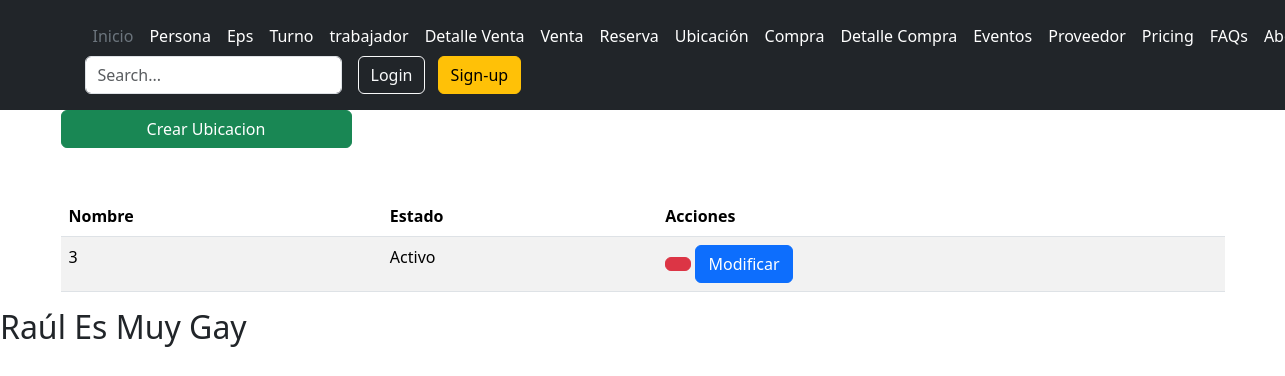
Before: /ventas/ubicacion/ with the older database file.
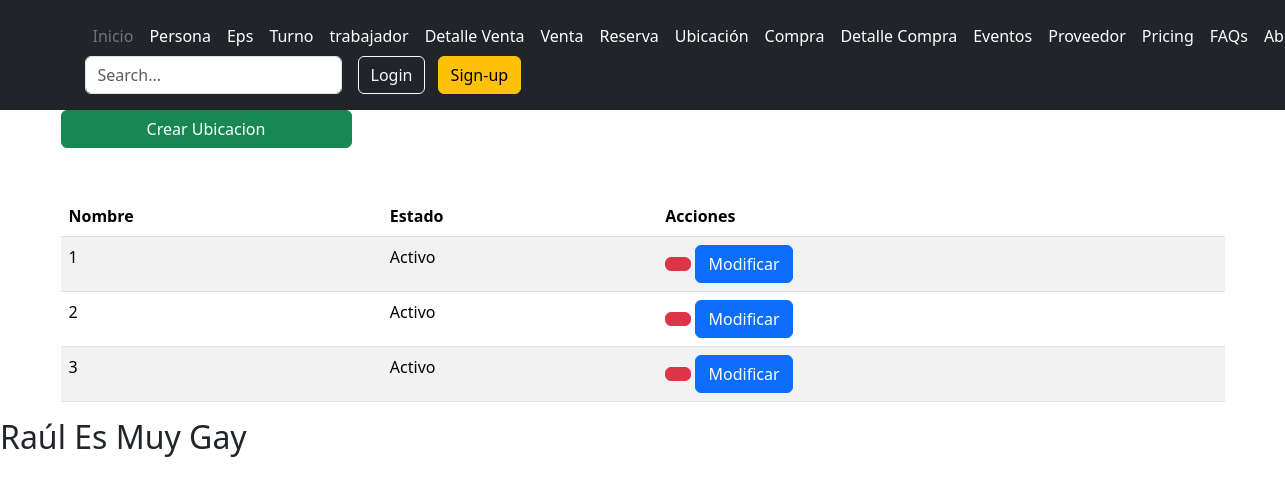
After: the same page with the newer database file.
### venta/models.py (models this page shows)
class Ubicacion(models.Model):
    nombre=models.CharField(max_length=45,verbose_name="Nombre")
    class Estado(models.TextChoices):
        ACTIVO='1',_("Activo")
        INACTIVO='0',_("Inactivo")
    estado=models.CharField(max_length=1,choices=Estado.choices,verbose_name="Estado")

### venta/views.py (the view)
# urls.py: path('ubicacion/',ubicacion_listar,name="ubicacion"),
def ubicacion_listar(request):
    titulo="Ubicacion"
    modulo="ventas"
    ubicacion=Ubicacion.objects.all()
    context={
        "titulo":titulo,
        "modulo":modulo,
        "ubicaciones":ubicacion
    }
    return render(request,"ventas/ubicacion/listar.html",context)

### base/templates/ventas/ubicacion/listar.html (shortened to what this page needs)
{% extends 'partials/body.html' %}
{% load bootstrap_icons %}
{% block contenido %}
<a href="{% url 'ubicacion-crear' %}" class="btn btn-success w-25"
  >Crear {{titulo}}</a
>
<table class="table table-striped table-hover">
  <thead>
    <tr>
      <th>Nombre</th>
      <th>Estado</th>
      <th>Acciones</th>
    </tr>
  </thead>
  <tbody>
    {% for ubicacion in ubicaciones %} {% if ubicacion.estado != "0" %}
    <tr>
      <td>{{ubicacion.nombre}}</td>
      <td>{{ubicacion.get_estado_display}}</td>
      <td>
        <button  type="button" data-cafe-bar="{{ubicacion.id}}" class="btnEliminar btn btn-danger"
        data-bs-toggle="modal" data-bs-target="#modalConf">
    </button>
        <a
          class="btn btn-primary"
          href="{% url 'ubicacion-modificar' ubicacion.id %}"
          >Modificar</a
        >
      </td>
    </tr>
    {% endif %} {% endfor %}
  </tbody>
</table>
{% endblock contenido %}

### base/templates/partials/body.html (shortened to what this page needs)
{% load static %}
{% load django_bootstrap5 %}
<!DOCTYPE html>
<html lang="es">
  <head>
    {% bootstrap_css %} {% bootstrap_javascript %}
    <link
      rel="stylesheet"
      type="text/css"
      href="//cdn.jsdelivr.net/npm/slick-carousel@1.8.1/slick/slick.css"
    />
    <link rel="stylesheet" href="{% static 'js/SweetAlert2/sweetalert2.min.css' %}">
  </head>
  <body>
    {% include 'partials/header.html' %}
    <div class="container">
      <div class="row g-5">{% block contenido %} {% endblock contenido %}</div>
    </div>
    {% include 'partials/footer.html' %}
  </body>
</html>

### base/templates/partials/header.html (shortened to what this page needs)
{% load static %}
<header class="p-3 bg-dark text-white">
  <div class="container">
    <div
      class="d-flex flex-wrap align-items-center justify-content-center justify-content-lg-start"
    >
      <ul
        class="nav col-12 col-lg-auto me-lg-auto mb-2 justify-content-center mb-md-0"
      >
        <li>
          <a href="{% url 'index' %}" class="nav-link px-2 text-secondary"
            >Inicio</a
          >
        </li>
        <li>
          <a href="{% url 'persona' %}" class="nav-link px-2 text-white"
            >Persona</a
          >
        </li>
        <li>
          <a href="{% url 'eps' %}" class="nav-link px-2 text-white">Eps</a>
        </li>
        <li>
          <a href="{% url 'turno' %}" class="nav-link px-2 text-white">Turno</a>
        </li>
        <li>
          <a href="{% url 'trabajador' %}" class="nav-link px-2 text-white" >trabajador</a>
        </li>
        <li>
          <a href="{% url 'detalle_venta' %}" class="nav-link px-2 text-white">Detalle Venta</a>
        </li>
        <li>
          <a href="{% url 'venta' %}" class="nav-link px-2 text-white">Venta</a>
        </li>
        <li>
          <a href="{% url 'reserva' %}" class="nav-link px-2 text-white">Reserva</a>
        </li>
        <li>
          <a href="{% url 'ubicacion' %}" class="nav-link px-2 text-white">Ubicación</a>
        </li>
        <li>
          <a href="{% url 'compra' %}" class="nav-link px-2 text-white">Compra</a>
        </li>
        <li>
          <a href="{% url 'detalle_compra' %}" class="nav-link px-2 text-white">Detalle Compra</a>
        </li>
        <li>
          <a href="{% url 'evento' %}" class="nav-link px-2 text-white">Eventos</a>
        </li>
        <li>
          <a href="{% url 'proveedor' %}" class="nav-link px-2 text-white">Proveedor</a>
        </li>
        <li><a href="#" class="nav-link px-2 text-white">Pricing</a></li>
        <li><a href="#" class="nav-link px-2 text-white">FAQs</a></li>
        <li><a href="#" class="nav-link px-2 text-white">About</a></li>
      </ul>
      <form class="col-12 col-lg-auto mb-3 mb-lg-0 me-lg-3">
        <input
          type="search"
          class="form-control form-control-dark"
          placeholder="Search..."
          aria-label="Search"
        />
      </form>
      <div class="text-end">
        <button type="button" class="btn btn-outline-light me-2">Login</button>
        <button type="button" class="btn btn-warning">Sign-up</button>
      </div>
    </div>
  </div>
</header>

### base/templates/partials/footer.html (shortened to what this page needs)
<h2>Raúl Es Muy Gay</h2>

### base/templates/partials/scripts.html (shortened to what this page needs)
{% load static %}

Changed rows visible on the page:
added Ubicacion: nombre "1", estado "Activo"
added Ubicacion: nombre "2", estado "Activo"
